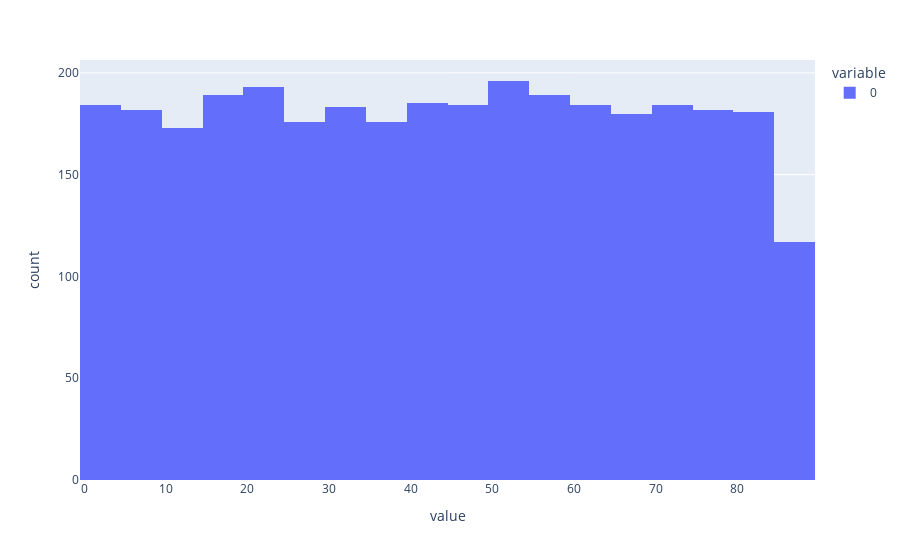

Write notebook code for a chart like this one.
### Code cell
px.histogram(np.argmax(y_train, axis=1))

### Figure 1 — Plotly figure (JSON) as saved in the notebook; plotly's stock layout.template omitted (floating-point values rounded to 4 significant figures; data arrays with more than 128 entries replaced by an {"elided": "..."} marker saying what was removed)
{"data": [{"alignmentgroup": "True", "bingroup": "x", "hovertemplate": "variable=0<br>value=%{x}<br>count=%{y}<extra></extra>", "legendgroup": "0", "marker": {"color": "#636efa", "pattern": {"shape": ""}}, "name": "0", "offsetgroup": "0", "orientation": "v", "showlegend": true, "type": "histogram", "x": {"elided": "3238 int values"}, "xaxis": "x", "yaxis": "y"}], "layout": {"barmode": "relative", "legend": {"title": {"text": "variable"}, "tracegroupgap": 0}, "margin": {"t": 60}, "xaxis": {"anchor": "y", "domain": [0, 1], "title": {"text": "value"}}, "yaxis": {"anchor": "x", "domain": [0, 1], "title": {"text": "count"}}}}
